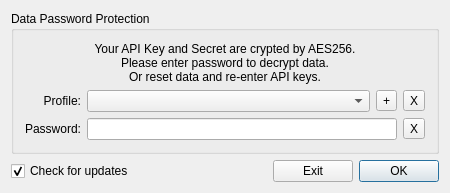
<?xml version="1.0" encoding="UTF-8"?>
<ui version="4.0">
 <class>PasswordDialog</class>
 <widget class="QDialog" name="PasswordDialog">
  <property name="geometry">
   <rect>
    <x>0</x>
    <y>0</y>
    <width>450</width>
    <height>171</height>
   </rect>
  </property>
  <property name="minimumSize">
   <size>
    <width>450</width>
    <height>0</height>
   </size>
  </property>
  <property name="windowTitle">
   <string>Qt Bitcoin Trader</string>
  </property>
  <layout class="QGridLayout" name="gridLayout_2">
   <item row="1" column="1" colspan="3">
    <spacer name="horizontalSpacer">
     <property name="orientation">
      <enum>Qt::Horizontal</enum>
     </property>
     <property name="sizeHint" stdset="0">
      <size>
       <width>40</width>
       <height>20</height>
      </size>
     </property>
    </spacer>
   </item>
   <item row="1" column="5">
    <widget class="QPushButton" name="okButton">
     <property name="sizePolicy">
      <sizepolicy hsizetype="Preferred" vsizetype="Fixed">
       <horstretch>0</horstretch>
       <verstretch>0</verstretch>
      </sizepolicy>
     </property>
     <property name="accessibleName">
      <string>OK</string>
     </property>
     <property name="text">
      <string>OK</string>
     </property>
    </widget>
   </item>
   <item row="1" column="4">
    <widget class="QPushButton" name="cancelButton">
     <property name="sizePolicy">
      <sizepolicy hsizetype="Preferred" vsizetype="Fixed">
       <horstretch>0</horstretch>
       <verstretch>0</verstretch>
      </sizepolicy>
     </property>
     <property name="accessibleName">
      <string>EXIT</string>
     </property>
     <property name="text">
      <string>Exit</string>
     </property>
    </widget>
   </item>
   <item row="1" column="0">
    <widget class="QCheckBox" name="updateCheckBox">
     <property name="accessibleName">
      <string>CHECK_FOR_UPDATE</string>
     </property>
     <property name="text">
      <string>Check for updates</string>
     </property>
     <property name="checked">
      <bool>true</bool>
     </property>
    </widget>
   </item>
   <item row="0" column="0" colspan="6">
    <widget class="QGroupBox" name="passInformText">
     <property name="accessibleName">
      <string>TR00106</string>
     </property>
     <property name="title">
      <string>Data Password Protection</string>
     </property>
     <layout class="QGridLayout" name="gridLayout">
      <item row="2" column="0">
       <widget class="QLabel" name="labelPassword">
        <property name="sizePolicy">
         <sizepolicy hsizetype="Preferred" vsizetype="Preferred">
          <horstretch>0</horstretch>
          <verstretch>0</verstretch>
         </sizepolicy>
        </property>
        <property name="accessibleName">
         <string>TR00109</string>
        </property>
        <property name="text">
         <string>Password:</string>
        </property>
        <property name="alignment">
         <set>Qt::AlignRight|Qt::AlignTrailing|Qt::AlignVCenter</set>
        </property>
        <property name="buddy">
         <cstring>passwordEdit</cstring>
        </property>
       </widget>
      </item>
      <item row="1" column="0">
       <widget class="QLabel" name="labelPassword_2">
        <property name="sizePolicy">
         <sizepolicy hsizetype="Preferred" vsizetype="Preferred">
          <horstretch>0</horstretch>
          <verstretch>0</verstretch>
         </sizepolicy>
        </property>
        <property name="accessibleName">
         <string>TR00108</string>
        </property>
        <property name="text">
         <string>Profile:</string>
        </property>
        <property name="alignment">
         <set>Qt::AlignRight|Qt::AlignTrailing|Qt::AlignVCenter</set>
        </property>
        <property name="buddy">
         <cstring>profileComboBox</cstring>
        </property>
       </widget>
      </item>
      <item row="1" column="1">
       <widget class="QComboBox" name="profileComboBox">
        <property name="sizePolicy">
         <sizepolicy hsizetype="MinimumExpanding" vsizetype="Fixed">
          <horstretch>0</horstretch>
          <verstretch>0</verstretch>
         </sizepolicy>
        </property>
       </widget>
      </item>
      <item row="0" column="0" colspan="4">
       <widget class="QLabel" name="label">
        <property name="accessibleName">
         <string>TR00112</string>
        </property>
        <property name="text">
         <string>Your API Key and Secret are crypted by AES256.
Please enter password to decrypt data.
Or reset data and re-enter API keys.</string>
        </property>
        <property name="alignment">
         <set>Qt::AlignCenter</set>
        </property>
        <property name="buddy">
         <cstring>passwordEdit</cstring>
        </property>
       </widget>
      </item>
      <item row="2" column="3">
       <widget class="QToolButton" name="toolButton">
        <property name="text">
         <string>X</string>
        </property>
       </widget>
      </item>
      <item row="1" column="3">
       <widget class="QToolButton" name="removeButton">
        <property name="text">
         <string>X</string>
        </property>
       </widget>
      </item>
      <item row="1" column="2">
       <widget class="QToolButton" name="removeButton_2">
        <property name="text">
         <string>+</string>
        </property>
       </widget>
      </item>
      <item row="2" column="1" colspan="2">
       <widget class="QLineEdit" name="passwordEdit">
        <property name="sizePolicy">
         <sizepolicy hsizetype="MinimumExpanding" vsizetype="Fixed">
          <horstretch>0</horstretch>
          <verstretch>0</verstretch>
         </sizepolicy>
        </property>
        <property name="echoMode">
         <enum>QLineEdit::Password</enum>
        </property>
       </widget>
      </item>
     </layout>
    </widget>
   </item>
  </layout>
 </widget>
 <layoutdefault spacing="6" margin="11"/>
 <tabstops>
  <tabstop>passwordEdit</tabstop>
  <tabstop>profileComboBox</tabstop>
  <tabstop>okButton</tabstop>
  <tabstop>removeButton_2</tabstop>
  <tabstop>removeButton</tabstop>
  <tabstop>toolButton</tabstop>
  <tabstop>cancelButton</tabstop>
 </tabstops>
 <resources/>
 <connections>
  <connection>
   <sender>toolButton</sender>
   <signal>clicked()</signal>
   <receiver>passwordEdit</receiver>
   <slot>clear()</slot>
   <hints>
    <hint type="sourcelabel">
     <x>380</x>
     <y>122</y>
    </hint>
    <hint type="destinationlabel">
     <x>355</x>
     <y>123</y>
    </hint>
   </hints>
  </connection>
  <connection>
   <sender>okButton</sender>
   <signal>clicked()</signal>
   <receiver>PasswordDialog</receiver>
   <slot>accept()</slot>
   <hints>
    <hint type="sourcelabel">
     <x>390</x>
     <y>160</y>
    </hint>
    <hint type="destinationlabel">
     <x>399</x>
     <y>171</y>
    </hint>
   </hints>
  </connection>
  <connection>
   <sender>passwordEdit</sender>
   <signal>returnPressed()</signal>
   <receiver>okButton</receiver>
   <slot>click()</slot>
   <hints>
    <hint type="sourcelabel">
     <x>323</x>
     <y>111</y>
    </hint>
    <hint type="destinationlabel">
     <x>390</x>
     <y>160</y>
    </hint>
   </hints>
  </connection>
  <connection>
   <sender>cancelButton</sender>
   <signal>clicked()</signal>
   <receiver>PasswordDialog</receiver>
   <slot>reject()</slot>
   <hints>
    <hint type="sourcelabel">
     <x>309</x>
     <y>162</y>
    </hint>
    <hint type="destinationlabel">
     <x>236</x>
     <y>171</y>
    </hint>
   </hints>
  </connection>
  <connection>
   <sender>passwordEdit</sender>
   <signal>textChanged(QString)</signal>
   <receiver>PasswordDialog</receiver>
   <slot>checkToEnableButton(QString)</slot>
   <hints>
    <hint type="sourcelabel">
     <x>334</x>
     <y>105</y>
    </hint>
    <hint type="destinationlabel">
     <x>399</x>
     <y>93</y>
    </hint>
   </hints>
  </connection>
  <connection>
   <sender>removeButton</sender>
   <signal>clicked()</signal>
   <receiver>PasswordDialog</receiver>
   <slot>resetDataSlot()</slot>
   <hints>
    <hint type="sourcelabel">
     <x>376</x>
     <y>85</y>
    </hint>
    <hint type="destinationlabel">
     <x>399</x>
     <y>119</y>
    </hint>
   </hints>
  </connection>
  <connection>
   <sender>removeButton_2</sender>
   <signal>clicked()</signal>
   <receiver>PasswordDialog</receiver>
   <slot>addNewProfile()</slot>
   <hints>
    <hint type="sourcelabel">
     <x>346</x>
     <y>85</y>
    </hint>
    <hint type="destinationlabel">
     <x>560</x>
     <y>86</y>
    </hint>
   </hints>
  </connection>
 </connections>
 <slots>
  <slot>resetDataSlot()</slot>
  <slot>checkToEnableButton(QString)</slot>
  <slot>addNewProfile()</slot>
 </slots>
</ui>
